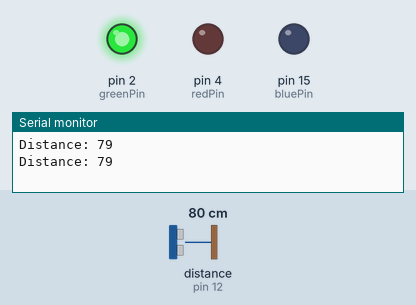
Recording of a sketch running on a simulated Arduino Uno, built with avr-gcc and run on an emulated ATmega328P. Parts: output pins drawn as LEDs (lit = HIGH), the last lines printed to the serial monitor. Wiring (inferred from the names in the program): ultrasonic range finder: trigger pin 13; echo pin 12. The test bench sets the inputs (shaded band); at power-on: distance to the obstacle (sensor on pin 12) 80 cm. The echo pulse lasts 58.3 µs per cm; pins used as bus, display or sensor lines are not drawn.

Above: at 1.8 s.
1.9 s: distance to the obstacle (sensor on pin 12) set to 54 cm
3.4 s: distance to the obstacle (sensor on pin 12) set to 48 cm
At 5.2 s:
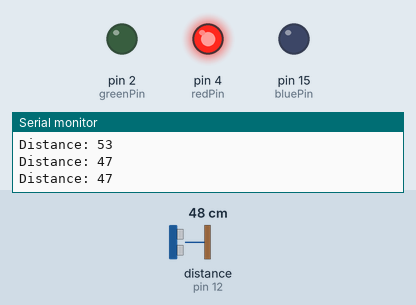
5.5 s: distance to the obstacle (sensor on pin 12) set to 60 cm
At 7.2 s:
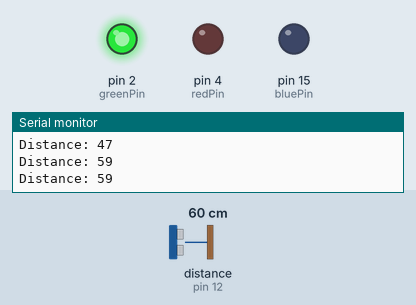
7.5 s: distance to the obstacle (sensor on pin 12) set to 2 cm
At 8.9 s:
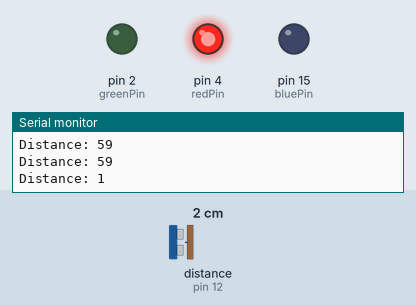
Timing chart, 0 to 10.5 s (numbered marks = the images above; inputs shaded):
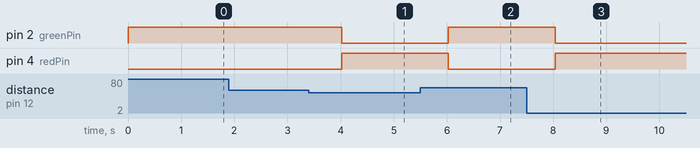

The sketch:

Reading_distance.ino
```cpp
const int trigPin = 13;
const int echoPin = 12;
const int redPin = 4;
const int greenPin = 2;
const int bluePin = 15;
int distanceRange = 50;
void setup() {
  Serial.begin(115200);
  pinMode(trigPin, OUTPUT);
  pinMode(echoPin, INPUT);
  pinMode(redPin, OUTPUT);
  pinMode(greenPin, OUTPUT);
  pinMode(bluePin, OUTPUT);
}
void loop() {
  int distance = getdistance();
  delay(1000);
}
int getdistance() {
  long duration;
  int distance;
  digitalWrite(trigPin, LOW);
  delayMicroseconds(2);
  digitalWrite(trigPin, HIGH);
  delayMicroseconds(10);
  digitalWrite(trigPin, LOW);
  duration = pulseIn(echoPin, HIGH);
  distance = (duration / 2) / 29.1;
  Serial.println("Distance: " + String(distance));
  if (distance > distanceRange) {
    digitalWrite(redPin, LOW);
    digitalWrite(greenPin, HIGH);
  } else {
    digitalWrite(greenPin, LOW);
    digitalWrite(redPin, HIGH);
  }
  return distance;
}
```

Measured:
- the behaviour switches between 52 and 51 cm on distance to the obstacle (sensor on pin 12) (found by bisection; images 0 and 1)
- after the input at 3.4 s, pin 2 (greenPin): HIGH → LOW after 0.62 s; pin 4 (redPin): LOW → HIGH after 0.62 s
- after the input at 5.5 s, pin 2 (greenPin): LOW → HIGH after 0.53 s; pin 4 (redPin): HIGH → LOW after 0.53 s
- after the input at 7.5 s, pin 2 (greenPin): HIGH → LOW after 0.54 s; pin 4 (redPin): LOW → HIGH after 0.54 s
